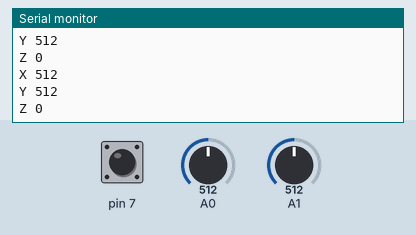
A sketch run on a simulated Arduino Uno, built with avr-gcc and run on an emulated ATmega328P. Shown: the last lines printed to the serial monitor. The test bench sets the inputs (shaded band); at power-on: A0 = 512, A1 = 512, pin 7 HIGH.

Above: at 1.3 s.
1.4 s: A0 set to 716
At 1.82 s:
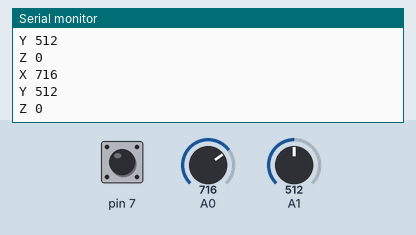
2.9 s: A1 set to 716
At 3.32 s:
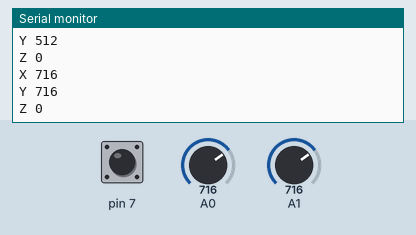
4.4 s: pin 7 pulled LOW for 0.6 s
At 4.82 s:
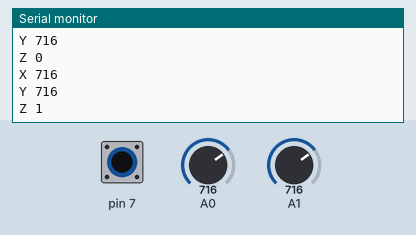
6.5 s: A0 set to 900
At 6.82 s:
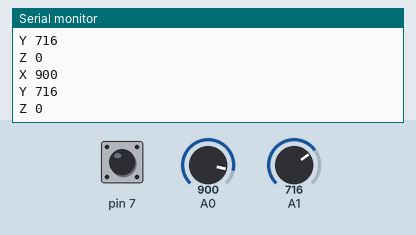
8.0 s: A1 set to 900
At 8.32 s:
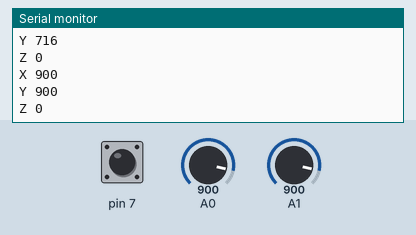
Timing chart, 0 to 10.5 s (numbered marks = the images above; inputs shaded):
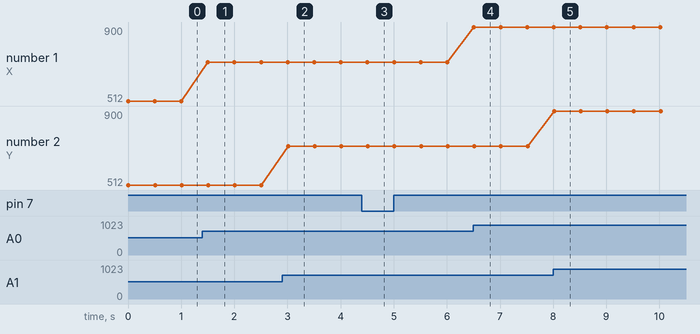

The sketch:

scketch_april9a.ino
```cpp
// Visual Micro is in vMicro>General>Tutorial Mode
//
/*
    Name:       scketch_april9a.ino
    Created:	09-Apr-19 4:30:46 PM
    Author:     KOMP\Komp-PC
*/

void setup()
{
	Serial.begin(9600);
	pinMode(7, INPUT_PULLUP);
}

// Add the main program code into the continuous loop() function
void loop()
{
	Serial.print("X ");
	Serial.println(analogRead(A0));
	Serial.print("Y ");
	Serial.println(analogRead(A1));
	Serial.print("Z ");
	Serial.println(!digitalRead(7));
	delay(500);
}
```

Measured:
- after the input at 1.4 s, the serial monitor: prints a new line after 0.10 s (image 1)
- after the input at 2.9 s, the serial monitor: prints a new line after 0.11 s (image 2)
- after the input at 4.4 s, the serial monitor: prints a new line after 0.12 s (image 3)
- after the input at 6.5 s, the serial monitor: prints a new line at once (image 4)
- after the input at 8.0 s, the serial monitor: prints a new line at once (image 5)
- plotted number 1: 512 → 716 after the input at 1.4 s, 716 → 900 after the input at 6.5 s
